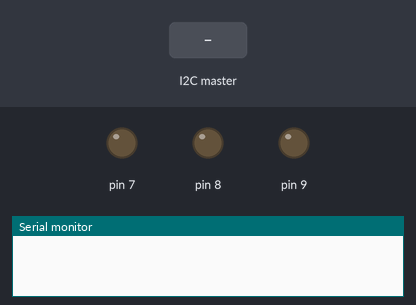
A sketch run on a simulated Arduino Uno, built with avr-gcc and run on an emulated ATmega328P. Shown: output pins drawn as LEDs (lit = HIGH), the last lines printed to the serial monitor. The test bench sets the inputs (shaded band).

Above: at 1.2 s.
1.3 s: the I2C master sends the byte 1
At 1.7 s:
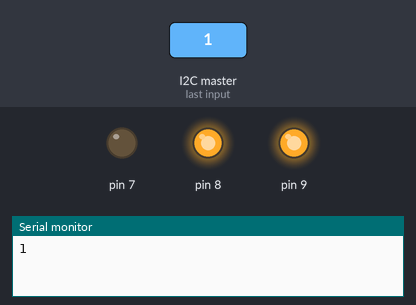
2.8 s: the I2C master sends the byte 0
At 4.0 s:
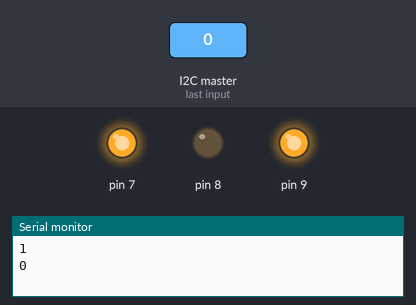
4.3 s: the I2C master sends the byte 2
At 5.2 s:
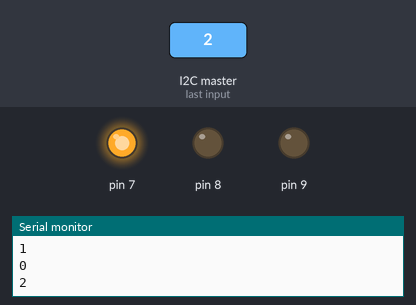
Timing chart, 0 to 7.3 s (numbered marks = the images above; inputs shaded):
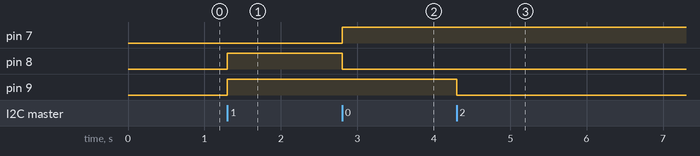

Measured:
- after the input at 1.3 s, pin 8, pin 9: LOW → HIGH at once
- after the input at 2.8 s, pin 7: LOW → HIGH at once; pin 8: HIGH → LOW at once
- after the input at 4.3 s, pin 9: HIGH → LOW at once

The sketch:

final_dropper_working2.ino
```cpp
// C++ code
#include<Wire.h>
byte x=0;   // byte to store data
void setup()
{
  Serial.begin(9600);
  Wire.begin(1);       // begin data transfer from master to slave
  Wire.onReceive(receiveEvent); //to receive data from master by declaring function

  pinMode(9,OUTPUT);
  pinMode(8,OUTPUT);
  pinMode(7,OUTPUT);
}

void loop()
{

}
void receiveEvent(int howmany){
   x=Wire.read(); // to read data transmitted from master
  Serial.println(x); // to print the received byte
  if(x==1){

    digitalWrite(9,HIGH);  // for clockwise rotation
    digitalWrite(8,HIGH);
    digitalWrite(7,LOW);

  }
  else if(x==0){


      digitalWrite(9,HIGH);  // for anticlockwise rotation
      digitalWrite(8,LOW);
      digitalWrite(7,HIGH);
  }
  else if(x==2){


      digitalWrite(9,LOW);  // for no rotation
      digitalWrite(8,LOW);
      digitalWrite(7,HIGH);

  }
}
```
